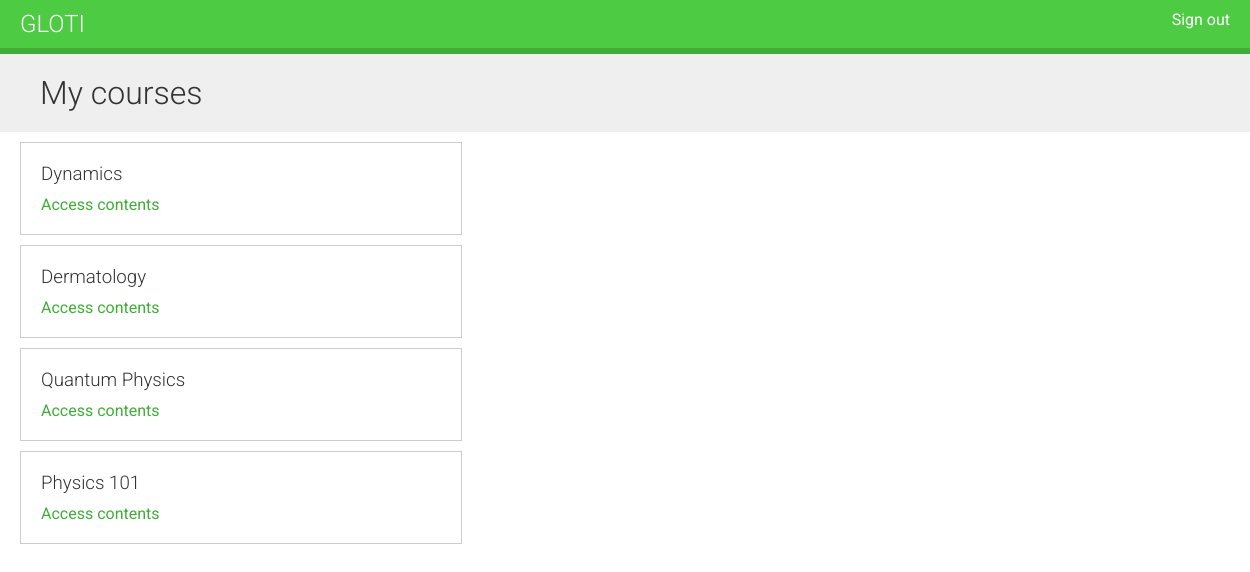
The page /students/courses/ (signed in) on the database its author committed.
### courses/models.py (models this page shows, shortened)
class Course(models.Model):
    owner = models.ForeignKey(User,
                              related_name='courses_created',
                              on_delete=models.CASCADE)
    subject = models.ForeignKey(Subject,
                                related_name='courses',
                                on_delete=models.CASCADE)
    title = models.CharField(max_length=200)
    slug = models.SlugField(max_length=200, unique=True)
    overview = models.TextField()
    created = models.DateTimeField(auto_now_add=True)
    students = models.ManyToManyField(User,
                                      related_name='courses_joined',
                                      blank=True)
    class Meta:
        ordering = ['-created']

### students/views.py (the view)
class StudentCourseListView(LoginRequiredMixin, ListView):
    model = Course
    template_name = 'students/course/list.html'
    def get_queryset(self):
        qs = super().get_queryset()
        return qs.filter(students__in=[self.request.user])

### students/templates/students/course/list.html (shortened to what this page needs)
{% extends "base.html" %}
{% block content %}
  <h1>My courses</h1>
  <div class="module">
    {% for course in object_list %}
      <div class="course-info">
        <h3>{{ course.title }}</h3>
        <p><a href="{% url "student_course_detail" course.id %}">
        Access contents</a></p>
      </div>
    {% empty %}
      <p>
        You are not enrolled in any courses yet.
        <a href="{% url "course_list" %}">Browse courses</a>
        to enroll in a course.
      </p>
    {% endfor %}
  </div>
{% endblock %}

### courses/static/css/base.css (style rules this page uses)
body { margin:0; font-family:'Roboto', sans-serif; font-weight:400; color:#333; }
a { color:#3fad37; text-decoration:none; }
h1, h2, h3, h4, h5, h6 { font-family:'Roboto', sans-serif; font-weight:300; }
h1 { background:#efefef; width:100%; overflow:auto; padding:20px 0 20px 40px; margin:0; }
.module { padding:10px 20px; float:left; width:600px; }
.module h3 { margin:20px 0 0; padding:0; width:100%; }
.module p { margin:10px 0 20px; width:100%; float:left; }
.course-info { border:1px solid #ccc; padding:0 20px; margin-bottom:10px; width:400px; overflow:auto; }
.course-info a { margin-right:10px; }

### rows shown on the page
Course: title "Dynamics"
Course: title "Dermatology"
Course: title "Quantum Physics"
Course: title "Physics 101"
